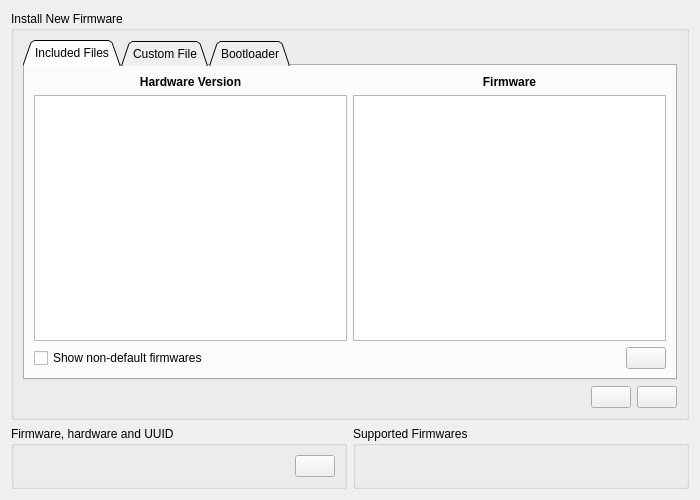
<?xml version="1.0" encoding="UTF-8"?>
<ui version="4.0">
 <class>PageFirmware</class>
 <widget class="QWidget" name="PageFirmware">
  <property name="geometry">
   <rect>
    <x>0</x>
    <y>0</y>
    <width>700</width>
    <height>500</height>
   </rect>
  </property>
  <property name="windowTitle">
   <string>Form</string>
  </property>
  <layout class="QVBoxLayout" name="verticalLayout_4">
   <item>
    <widget class="QGroupBox" name="groupBox">
     <property name="title">
      <string>Install New Firmware</string>
     </property>
     <layout class="QVBoxLayout" name="verticalLayout_3">
      <item>
       <widget class="QTabWidget" name="fwTabWidget">
        <property name="tabShape">
         <enum>QTabWidget::Triangular</enum>
        </property>
        <property name="currentIndex">
         <number>0</number>
        </property>
        <widget class="QWidget" name="tab">
         <attribute name="title">
          <string>Included Files</string>
         </attribute>
         <layout class="QVBoxLayout" name="verticalLayout_7">
          <item>
           <layout class="QHBoxLayout" name="horizontalLayout_5">
            <item>
             <layout class="QVBoxLayout" name="verticalLayout_5">
              <item>
               <widget class="QLabel" name="label">
                <property name="font">
                 <font>
                  <weight>75</weight>
                  <bold>true</bold>
                 </font>
                </property>
                <property name="text">
                 <string>Hardware Version</string>
                </property>
                <property name="alignment">
                 <set>Qt::AlignCenter</set>
                </property>
               </widget>
              </item>
              <item>
               <widget class="QListWidget" name="hwList"/>
              </item>
             </layout>
            </item>
            <item>
             <layout class="QVBoxLayout" name="verticalLayout_6">
              <item>
               <widget class="QLabel" name="label_2">
                <property name="font">
                 <font>
                  <weight>75</weight>
                  <bold>true</bold>
                 </font>
                </property>
                <property name="text">
                 <string>Firmware</string>
                </property>
                <property name="alignment">
                 <set>Qt::AlignCenter</set>
                </property>
               </widget>
              </item>
              <item>
               <widget class="QListWidget" name="fwList"/>
              </item>
             </layout>
            </item>
           </layout>
          </item>
          <item>
           <layout class="QHBoxLayout" name="horizontalLayout_6">
            <item>
             <widget class="QCheckBox" name="showNonDefaultBox">
              <property name="toolTip">
               <string>Show firmwares with non-default compilation options</string>
              </property>
              <property name="text">
               <string>Show non-default firmwares</string>
              </property>
             </widget>
            </item>
            <item>
             <spacer name="horizontalSpacer">
              <property name="orientation">
               <enum>Qt::Horizontal</enum>
              </property>
              <property name="sizeHint" stdset="0">
               <size>
                <width>40</width>
                <height>20</height>
               </size>
              </property>
             </spacer>
            </item>
            <item>
             <widget class="QPushButton" name="changelogButton">
              <property name="toolTip">
               <string>Show firmware changelog</string>
              </property>
              <property name="text">
               <string/>
              </property>
              <property name="icon">
               <iconset resource="../res.qrc">
                <normaloff>:/res/icons/About-96.png</normaloff>:/res/icons/About-96.png</iconset>
              </property>
             </widget>
            </item>
           </layout>
          </item>
         </layout>
        </widget>
        <widget class="QWidget" name="tab_2">
         <attribute name="title">
          <string>Custom File</string>
         </attribute>
         <layout class="QVBoxLayout" name="verticalLayout">
          <item>
           <layout class="QHBoxLayout" name="horizontalLayout_4">
            <item>
             <widget class="QLineEdit" name="fwEdit"/>
            </item>
            <item>
             <widget class="QPushButton" name="chooseButton">
              <property name="sizePolicy">
               <sizepolicy hsizetype="Fixed" vsizetype="Fixed">
                <horstretch>0</horstretch>
                <verstretch>0</verstretch>
               </sizepolicy>
              </property>
              <property name="toolTip">
               <string>Choose file...</string>
              </property>
              <property name="text">
               <string/>
              </property>
              <property name="icon">
               <iconset resource="../res.qrc">
                <normaloff>:/res/icons/Open Folder-96.png</normaloff>:/res/icons/Open Folder-96.png</iconset>
              </property>
             </widget>
            </item>
           </layout>
          </item>
          <item>
           <spacer name="verticalSpacer">
            <property name="orientation">
             <enum>Qt::Vertical</enum>
            </property>
            <property name="sizeHint" stdset="0">
             <size>
              <width>20</width>
              <height>249</height>
             </size>
            </property>
           </spacer>
          </item>
         </layout>
        </widget>
        <widget class="QWidget" name="tab_3">
         <attribute name="title">
          <string>Bootloader</string>
         </attribute>
         <layout class="QVBoxLayout" name="verticalLayout_8">
          <item>
           <widget class="QListWidget" name="blList"/>
          </item>
         </layout>
        </widget>
       </widget>
      </item>
      <item>
       <layout class="QHBoxLayout" name="horizontalLayout_3">
        <item>
         <widget class="DisplayPercentage" name="display" native="true"/>
        </item>
        <item>
         <widget class="QPushButton" name="cancelButton">
          <property name="sizePolicy">
           <sizepolicy hsizetype="Fixed" vsizetype="Fixed">
            <horstretch>0</horstretch>
            <verstretch>0</verstretch>
           </sizepolicy>
          </property>
          <property name="toolTip">
           <string>Cancel upload</string>
          </property>
          <property name="text">
           <string/>
          </property>
          <property name="icon">
           <iconset resource="../res.qrc">
            <normaloff>:/res/icons/Cancel-96.png</normaloff>:/res/icons/Cancel-96.png</iconset>
          </property>
         </widget>
        </item>
        <item>
         <widget class="QPushButton" name="uploadButton">
          <property name="sizePolicy">
           <sizepolicy hsizetype="Fixed" vsizetype="Fixed">
            <horstretch>0</horstretch>
            <verstretch>0</verstretch>
           </sizepolicy>
          </property>
          <property name="toolTip">
           <string>Update firmware on the connected DieBieMS</string>
          </property>
          <property name="text">
           <string/>
          </property>
          <property name="icon">
           <iconset resource="../res.qrc">
            <normaloff>:/res/icons/Download-96.png</normaloff>:/res/icons/Download-96.png</iconset>
          </property>
         </widget>
        </item>
       </layout>
      </item>
     </layout>
    </widget>
   </item>
   <item>
    <layout class="QHBoxLayout" name="horizontalLayout_2">
     <item>
      <widget class="QGroupBox" name="groupBox_2">
       <property name="title">
        <string>Firmware, hardware and UUID</string>
       </property>
       <layout class="QHBoxLayout" name="horizontalLayout">
        <item>
         <widget class="QLabel" name="currentLabel">
          <property name="text">
           <string/>
          </property>
         </widget>
        </item>
        <item>
         <widget class="QPushButton" name="readVersionButton">
          <property name="sizePolicy">
           <sizepolicy hsizetype="Fixed" vsizetype="Fixed">
            <horstretch>0</horstretch>
            <verstretch>0</verstretch>
           </sizepolicy>
          </property>
          <property name="toolTip">
           <string>Read firmware version</string>
          </property>
          <property name="text">
           <string/>
          </property>
          <property name="icon">
           <iconset resource="../res.qrc">
            <normaloff>:/res/icons/Upload-96.png</normaloff>:/res/icons/Upload-96.png</iconset>
          </property>
         </widget>
        </item>
       </layout>
      </widget>
     </item>
     <item>
      <widget class="QGroupBox" name="groupBox_3">
       <property name="title">
        <string>Supported Firmwares</string>
       </property>
       <layout class="QVBoxLayout" name="verticalLayout_2">
        <item>
         <widget class="QLabel" name="supportedLabel">
          <property name="text">
           <string/>
          </property>
         </widget>
        </item>
       </layout>
      </widget>
     </item>
    </layout>
   </item>
  </layout>
 </widget>
 <customwidgets>
  <customwidget>
   <class>DisplayPercentage</class>
   <extends>QWidget</extends>
   <header>widgets/displaypercentage.h</header>
   <container>1</container>
  </customwidget>
 </customwidgets>
 <resources>
  <include location="../res.qrc"/>
 </resources>
 <connections/>
</ui>
